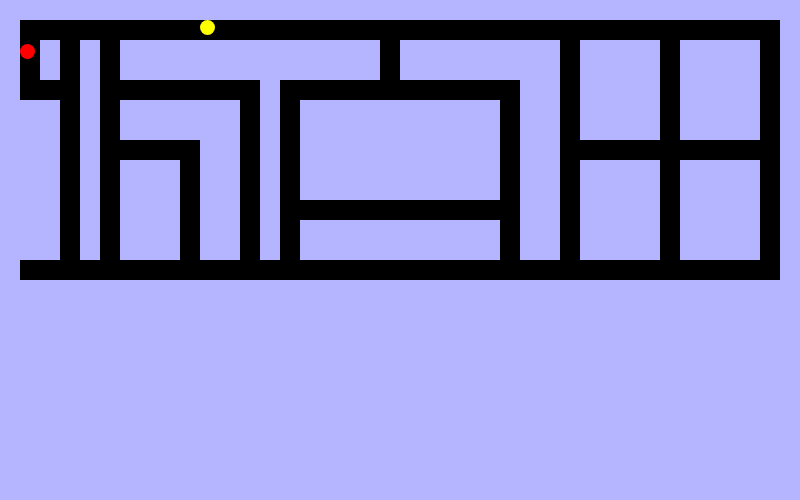
Frame 1 (no input)
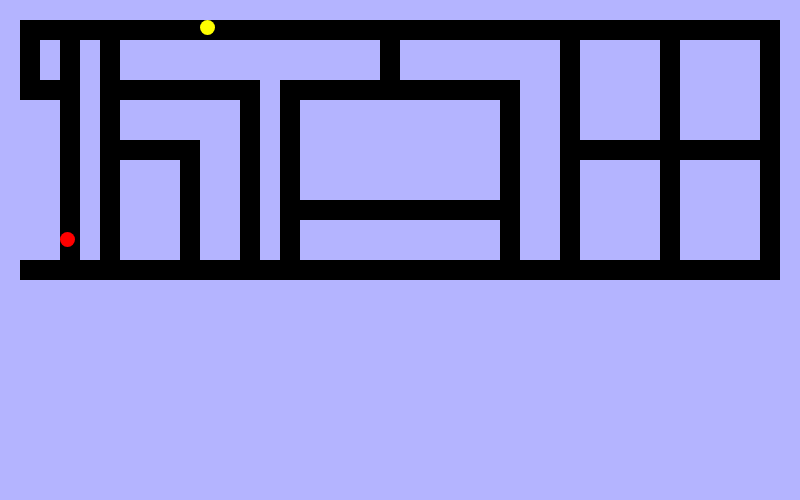
Frame 60 (no input)
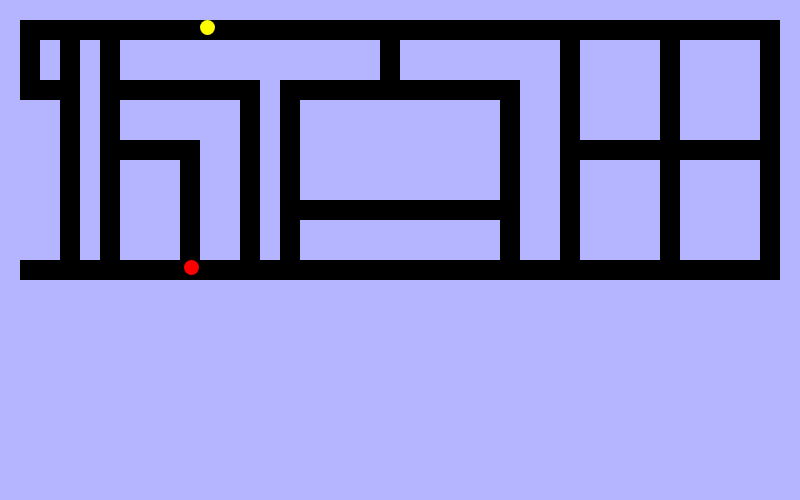
Frame 120 (the mouse pressed at the canvas centre since frame 60)

The p5.js sketch that drew these frames (run headless with seeded random() and noise() and a simulated clock; from frame 60 on, the mouse is pressed at the canvas centre):

// p5.js sketch
// ── sketch.js
const characterHeight = 15;
const characterWidth = 15;
const pathCoords = [
  [20, 20, 760, 20],
  [20, 20, 20, 80],
  [20, 80, 60, 80],
  [60, 20, 60, 260],
  [100, 20, 100, 260],
  [100, 80, 240, 80],
  [240, 80, 240, 260],
  [100, 140, 180, 140],
  [180, 140, 180, 260],
  [280, 80, 280, 260],
  [280, 80, 500, 80],
  [500, 80, 500, 260],
  [280, 200, 500, 200],
  [380, 20, 380, 80],
  [560, 20, 560, 260],
  [560, 140, 760, 140],
  [660, 20, 660, 260],
  [760, 20, 760, 260],
  [20, 260, 760, 260],];

let lookingDirection  = null;
let chamber;
let chamberNewX1;
let chamberNewX2;
function followPoint(startingX, startingY, endingX, endingY, velosity) {
  const deltaY = endingY - startingY;
  const deltaX = endingX - startingX;
  const angle = atan2(deltaY, deltaX);
  const distanceBetween = dist(startingX, startingY, endingX, endingY);

  let totalDistanceToTraval = distanceBetween;
  if(totalDistanceToTraval > velosity) {
    totalDistanceToTraval = velosity;
  }

  const distanceToTravalX = cos(angle) * totalDistanceToTraval;
  const distanceToTravalY = sin(angle) * totalDistanceToTraval;

  const newX = startingX + distanceToTravalX;
  const newY = startingY + distanceToTravalY;

  return [newX, newY];
}
let isPaused = false;
let isOver = false;

class Path {
  coords = null;
  connections = [];
  isVertical = false;
  isHorizontal = false;
  width = null;
  height = null;
  constructor (width, height, coords) {
    this.paddingVertical = height / 6;
    this.paddingHorizontal = width / 6;
    this.coords = coords;
    const [x1, y1, x2, y2] = coords;
    this.setOrientation(coords)
    this.setCoordintes(x1, y1, x2, y2);
    this.setWidth(characterWidth);
    this.setHeight(characterHeight);
  }
  setOrientation(coords){
    if(coords[0] === coords[2]){
      this.isVertical = true;
      this.isHorizontal = false;
    }else{
      this.isHorizontal = true;
      this.isVertical  = false;
    }
  }
  setCoordintes(x1, y1, x2, y2){
    this.x1 = x1 - this.paddingHorizontal;
    this.x2 = x2 - this.paddingHorizontal;
    this.y1 = y1 - this.paddingVertical;
    this.y2 = y2 + this.paddingVertical;
  }
  setWidth(characterWidth){
    const padding = this.paddingHorizontal * 2
    if (this.isHorizontal){
      this.width = this.x2 - this.x1 + (padding * 4);
    }else{
      this.width = characterWidth + (this.paddingHorizontal * 2);
    }
  }
  setHeight(characterHeight){
    if (this.isVertical){
      this.height = this.y2 - this.y1;
    }else{
      this.height = characterHeight + (this.paddingVertical * 2);
    }
  }
  addConnection(path) {
    this.connections.push(path);

  }
  isPointOnPath(x, y){
    const [x1, y1, x2, y2] = this.coords;
    if(this.isVertical){
      if(x != x1){
        return false;
      }
      if(y > y2){
        return false;
      }
      if(y < y1){
        return false;
      }
    }else if(this.isHorizontal){
      if(x > x2){
        return false;
      }
      if(x < x1){
        return false;
      }
      if(y != y1){
        return false;
      }
    }
    return true;
  }
  pathIntersetsWithPath(path){
    if (this.isVertical && path.isVertical){
      return false;
    }

    if (this.isHorizontal && path.isHorizontal){
      return false;
    }
    const [x11, y11, x12, y12] = this.coords;
    const [x21, y21, x22, y22] = path.coords;
    if(this.isVertical){
      if(x21 > x11){
        return false;
      }
      if(x22 < x12){
        return false;
      }
      if(y21 < y11){
        return false;
      }
      if(y22 > y12){
        return false;
      }
    }else if(this.isHorizontal){
      if(x21 < x11){
        return false;
      }
      if(x22 > x12){
        return false;
      }
      if(y21 > y11){
        return false;
      }
      if(y22 < y12){
        return false;
      }
    }
    return true;
  }
  draw (){
    const [x1, y1, x2, y2] = this.coords;
    fill('black');
    noStroke();
    
    rect(x1, y1, this.width, this.height);
  }

}
class Character {
  x = 0;
  y = 0;
  width = 0;
  height = 0;
  fill = color(255, 255, 0);
  velocity = 4;
  currentPath = null;
  direction = null;
  characterMoveNewDirection = null;
  constructor(x, y, width, height, path, coords){
    this.x = x;
    this.y = y;
    this.width = width;
    this.height = height;
    this.currentPath = path;
  }
  draw(){
    fill(this.fill)
    ellipse(this.x + (this.width/2), this.y + (this.height/2), this.width, this.height)
  }
  tryToMove(direction){
    let newY = this.y;
    let newX = this.x;

    if(direction == null){
      return;
    }
    if (this.currentPath.isHorizontal && (this.characterMoveNewDirection == 'up' || this.characterMoveNewDirection == 'down')){
      this.tryToSwitchPaths();
    }else if (this.currentPath.isVertical && (this.characterMoveNewDirection == 'left' || this.characterMoveNewDirection == 'right')){
      this.tryToSwitchPaths();
    }
    switch(direction){
      case 'up': 
        newY -= this.velocity;
        lookingDirection = PI + HALF_PI;
        break;
      case 'down':
        newY += this.velocity;
        lookingDirection = HALF_PI;
        break;
      case 'left':
        newX -= this.velocity;
        lookingDirection = PI;
        break;
      case 'right':
        newX += this.velocity;
        lookingDirection = TWO_PI;
        break;
    }
    if(!this.pathCollisionDetected(newY, newX)){
      this.x = newX;
      this.y = newY;
    }else if(this.canSwitchAnyPath){
      this.tryToSwitchPaths();
    }
    
  }

  pathCollisionDetected(newY, newX){
    if(newY > this.currentPath.coords[3]){
      return true;
    }
    if(newY < this.currentPath.coords[1]){
      return true;
    }
    if(newX > this.currentPath.coords[2]){
      return true;
    }
    if(newX < this.currentPath.coords[0]){
      return true;
    }
    return false;
  }
  getConnectedPathTouchingPoint(x, y){
    return this.currentPath.connections.filter(path =>{
      return path.isPointOnPath(x, y);
    })[0];
  }
  tryToSwitchPaths(){
    let newX = this.x;
    let newY = this.y;
    if(this.characterMoveNewDirection === 'up'){
      newY = this.y - this.velocity;
    }else if (this.characterMoveNewDirection === 'down'){
      newY = this.y + this.velocity;
    }else if (this.characterMoveNewDirection === 'left'){
      newX = this.x - this.velocity;
    }else if (this.characterMoveNewDirection === 'right'){
      newX = this.x + this.velocity;
    }
    const connectedPath = this.getConnectedPathTouchingPoint(newX, newY);
    if(!connectedPath){
      return
    }
    this.currentPath = connectedPath;
    this.direction = this.characterMoveNewDirection;
    this.characterMoveNewDirection = null;
  }
}

class BadGuy extends Character {
  fill = color('red');
  goodGuy = null;
  direction = 'down';
  canSwitchAnyPath = true;
  isFollowingGoodGuy = false;
  setGoodGuy(goodGuy){
    this.goodGuy = goodGuy;
  }
  DIGDUGfollowGoodGuy(){
    const [newX, newY] = followPoint(this.x, this.y, this.goodGuy.x, this.goodGuy.y, this.velocity)

    this.x = newX;
    this.y = newY;
  }
  tryToFollowGoodGuy(){
    if(this.goodGuy.currentPath !== this.currentPath){
      return
    }
    this.isFollowingGoodGuy = true;
  }
  turnToGoodGuy(){
    if(this.currentPath.isHorizontal && this.x < this.goodGuy.x){
      this.direction = 'right';
    }
    if(this.currentPath.isHorizontal && this.x > this.goodGuy.x){
      this.direction = 'left';
    }
    if(this.currentPath.isVertical && this.y > this.goodGuy.y){
      this.direction = 'up';
    }
    if(this.currentPath.isVertical && this.y < this.goodGuy.y){
      this.direction = 'down';
    }
  }
  move(){
    if(!this.isFollowingGoodGuy){
      this.tryToFollowGoodGuy();
    }
    if(this.isFollowingGoodGuy){
      this.turnToGoodGuy();
    }
    this.tryToMove(this.direction);
  }
  getConnectedPathTouchingPoint(x, y){
    return this.currentPath.connections.filter(path =>{
      return path.isPointOnPath(x, y);
    })[0];
  }
  setRandomDirection(){
    const randomNumber = random(0, 1);

    if(this.currentPath.isHorizontal){
      if(randomNumber < 0.5){
        this.direction = 'left';
      }else{
        this.direction = 'right';
      }
    }else if(this.currentPath.isVertical){
      if(randomNumber < 0.5){
        this.direction = 'up';
      }else{
        this.direction = 'down';
      }
    }
  }
  canGoUp(){
    if(this.currentPath.isVertical){
      if(this.y > this.currentPath.coords[1]){
        return true;
      }
    }
    return false;
  }
  canGoDown(){
    if(this.currentPath.isVertical){
      if(this.y < this.currentPath.coords[3]){
        return true;
      }
    }
    return false;
  }
  
  canGoLeft(){
    if(this.currentPath.isHorizontal){
      if(this.x > this.currentPath.coords[0]){
        return true;
      }
    }
    return false;
  }
  canGoRight(){
    if(this.currentPath.isHorizontal){
      if(this.x < this.currentPath.coords[2]){
        return true;
      }
    }
    return false;
  }
  reverse(){
    switch(this.direction){
      case 'left':
        return 'right';
      case 'right':
        return 'left';
      case 'up':
        return 'down';
      case 'down':
        return 'up';
    }
  }
  tryToSwitchPaths(){
    const connectedPath = this.getConnectedPathTouchingPoint(this.x, this.y);
    if(!connectedPath){
      this.direction = this.reverse();
      return
    }
    this.currentPath = connectedPath;
    if(this.canGoRight() && this.canGoLeft()){
      this.setRandomDirection();
      return;
    }
    if(this.canGoUp() && this.canGoDown()){
      this.setRandomDirection();
      return;
    }
    if(this.canGoRight()){
      this.direction = 'right';
      return;
    }
    if(this.canGoLeft()){
      this.direction = 'left';
      return;
    }
    if(this.canGoUp()){
      this.direction = 'up';
      return;
    }
    if(this.canGoDown()){
      this.direction = 'down';
      return;
    }
    throw new Error('imposable direction for BadGuy');
  }
}
class PacManCharacter extends Character {
move(){
  this.tryToMove(this.direction);
}
}
class Chamber {
  x = 340;
  y = 100;
  width = 120;
  height = 60;
  touchingPath = null;
  centerOfChamberX = null;
  constructor(x, y, width, height, touchingPath, centerOfChamberX) {
    this.x = x;
    this.y = y;
    this.width = width;
    this.height = height;
    this.touchingPath = touchingPath; 
    this.centerOfChamberX = (x + (width/2));
    this.draw(centerOfChamberX, x, y, width, height);
  }
  draw(centerOfChamberX, x, y, width, height) {
    fill(0);
    rect(x, y, width, height);

    let chamberDoorX1 = (x + (centerOfChamberX /2));
    let chamberNewX2 = ((x + width) - (centerOfChamberX/2));

     rect(chamberDoorX1, y, chamberNewX2, y);
  }
}
let goodGuy;
let badGuys = [];
const paths = [];

function pauseGame(){
  if(isPaused){
    goodGuy.characterMoveNewDirection = null;
    isPaused = false;
    loop();
  } else {
    isPaused = true;
    noLoop();
  }
}
function keyPressed(e){
  if(e.key == "Escape"){
    pauseGame();
    }
  switch(e.key){
    case 'ArrowRight':
      if(goodGuy.direction === 'left'){
        goodGuy.direction = 'right';
      }else{
        goodGuy.characterMoveNewDirection = 'right';
      }
      break;
    case 'ArrowLeft':
      if(goodGuy.direction === 'right'){
        goodGuy.direction = 'left';
      }else{
        goodGuy.characterMoveNewDirection = 'left';
      }
      break;
    case 'ArrowUp':
      if(goodGuy.direction === 'down'){
        goodGuy.direction = 'up';
      }else{
        goodGuy.characterMoveNewDirection = 'up';
      }
      break;
    case 'ArrowDown':
      if(goodGuy.direction === 'up'){
        goodGuy.direction = 'down';
      }else{
        goodGuy.characterMoveNewDirection = 'down';
      }
      break;
      
  }

  if(goodGuy.direction === null){
    goodGuy.direction = goodGuy.characterMoveNewDirection;
  }
}
function createPathsAndRelationships(){
  pathCoords.forEach((pathCoord, i)=> {
    paths[i] = new Path(characterWidth, characterHeight, pathCoords[i]);
  });
  paths.forEach((path)=>{
    const pathIntersections = paths.filter((otherPath)=>{
      if(path === otherPath){
        return false;
      }
      return path.pathIntersetsWithPath(otherPath);
    });
    pathIntersections.forEach(otherPath =>{
      path.addConnection(otherPath);
    });
  });
}
function connectPaths(path1, path2){
  addConnection(path1, path2);
}
function setup() {
  createCanvas(800, 500);
  rectMode(CORNER);
  createPathsAndRelationships();
  goodGuy = new PacManCharacter(200, 20, characterWidth, characterHeight, paths[0]);

  badGuys[0] = new BadGuy(20, 40, characterWidth, characterHeight,paths[1]);

  badGuys.forEach((badGuy, i) => {
    badGuy.setGoodGuy(goodGuy);
  });

}

function draw() {
  background(180, 180, 255);
  paths.forEach((path, i) => {
    path.draw();
  });

  goodGuy.draw();
  goodGuy.move();

  badGuys.forEach((badGuy, i) => {
    badGuy.move();
    badGuy.draw();
  });  

}
